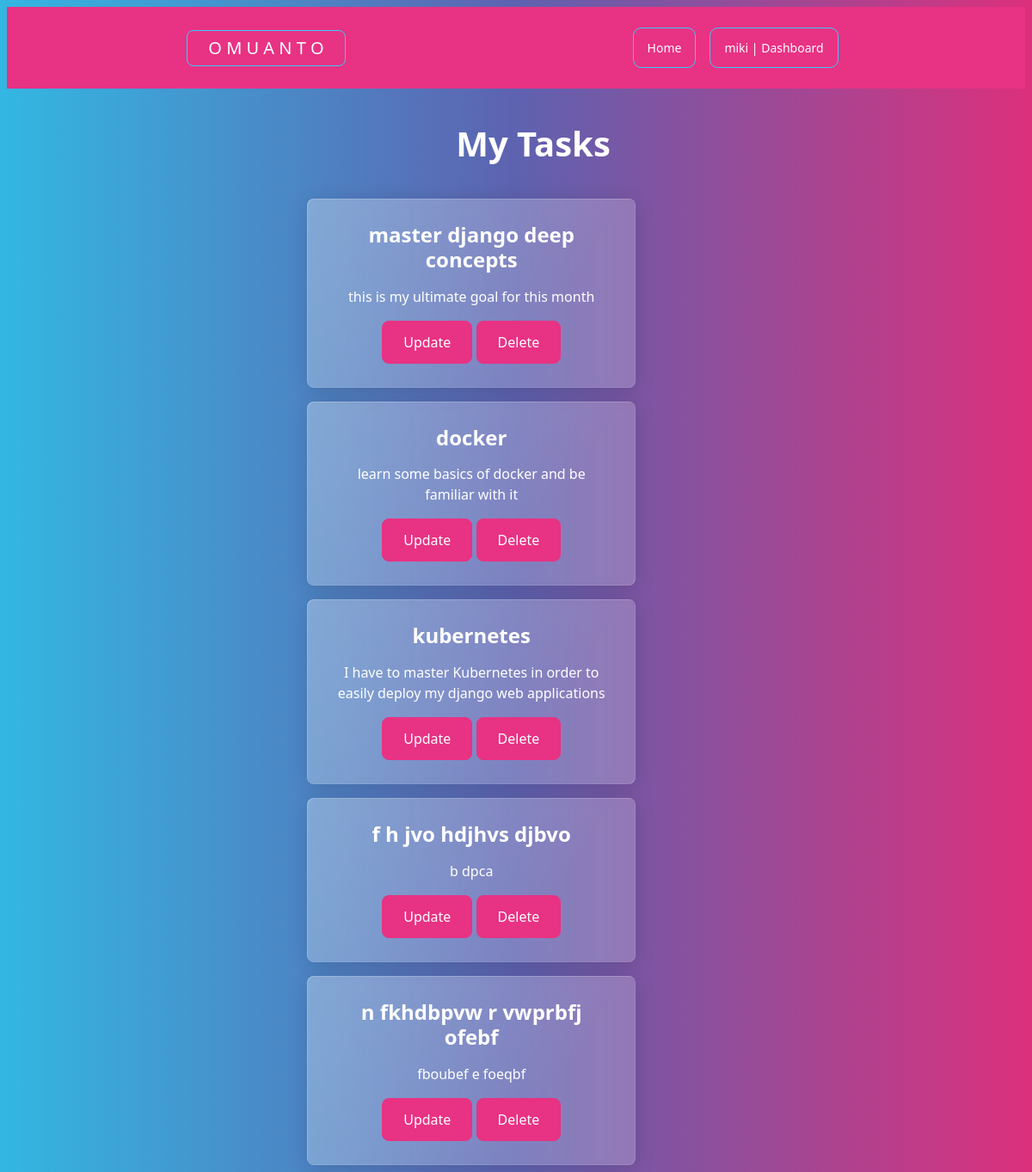
The page /viewtask/ (signed in) on the database as committed earlier.
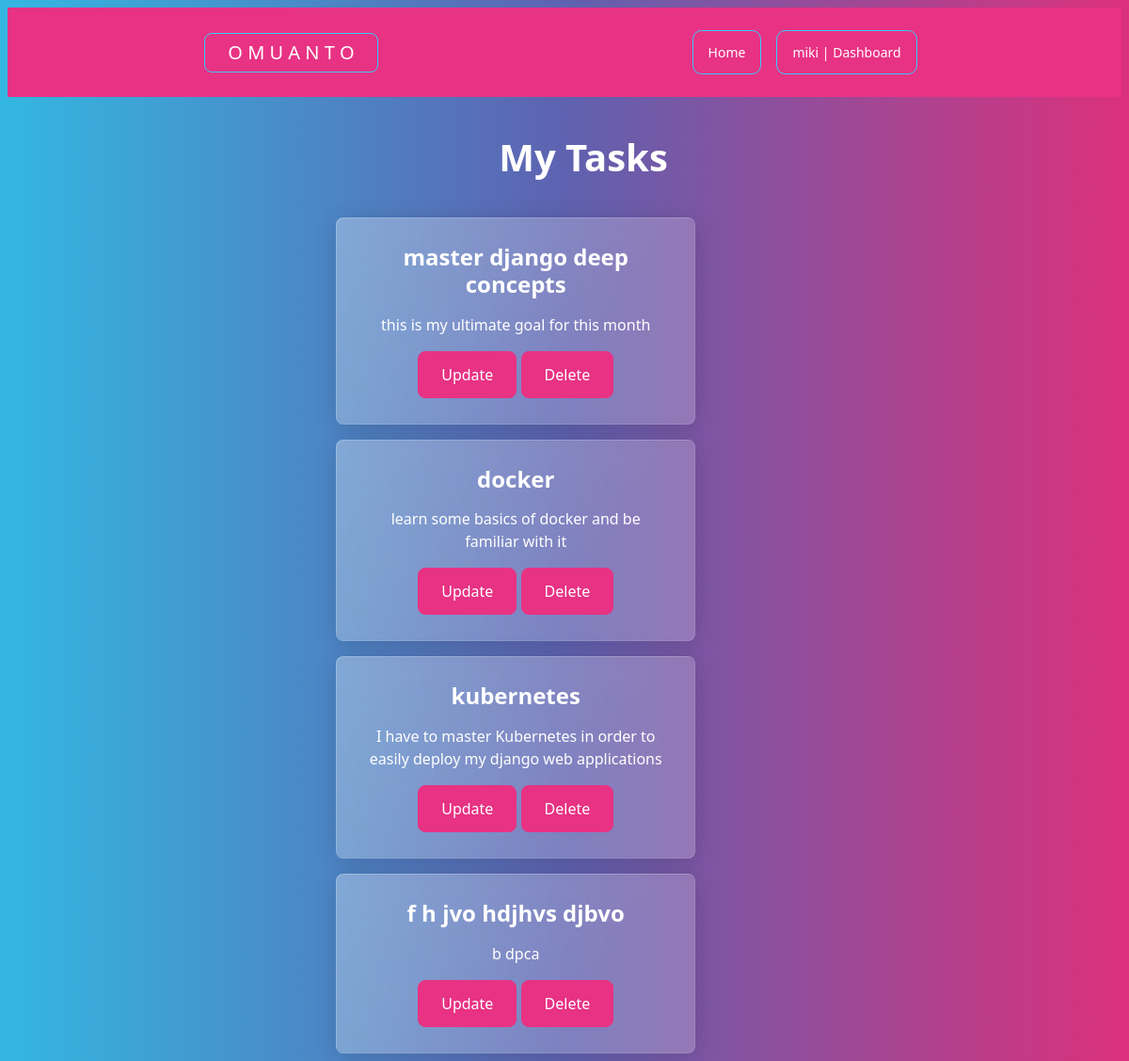
The same page on the database as committed later.
### mainapp/models.py (models this page shows, shortened)
class Task(models.Model):
    title = models.CharField(max_length=100, null=True)
    content = models.CharField(max_length=1000, null=True, blank=True)
    date_posted = models.TimeField(auto_now=True, null=True)
    user = models.ForeignKey(User, max_length=10, on_delete=models.CASCADE, null=True)

### mainapp/views.py (the view)
# urls.py: path("viewtask/", views.viewtask, name="viewtask"),
@login_required(login_url='login')
def viewtask(request):
    curr_user = request.user.id
    task = Task.objects.all().filter(user=curr_user)
    context = {'task': task}
    return render(request, 'profile/viewtask.html', context = context)

### templates/profile/viewtask.html (shortened to what this page needs)
{% extends 'base.html' %}
{% load static %}
{% block content %}
<!DOCTYPE html>
<html lang="en">
<head>
    <link rel="stylesheet" href="{% static 'css/style.css' %} ">
</head>
<body>
    <div class="container-fluid mx-auto row col-8">
        <div class="row">
            <h1 class="text-center m-3"> My Tasks </h1>
            {% for tsk in task %}
                <div class="mx-auto col-8">
                    <div class="col-sm-10">
                        <div class="card m-1 row">
                            <div class="card-body">
                                <h4 class="card-title">{{ tsk.title }}</h4>
                                    <p class="card-text">{{ tsk.content }}</p>
                                <a href="{% url 'updatetask' tsk.id %} " class="btn btn-primary">Update</a>
                                <a href="{% url 'deletetask' tsk.id %} " class="btn btn-primary">Delete</a>
                            </div>
                        </div>
                    </div>
                </div>
            {% endfor %}
        </div>
    </div>
</body>
</html>
{% endblock %}

Rows that differ between the two databases and show on the page:
removed Task: title "n fkhdbpvw r vwprbfj ofebf", content "fboubef e foeqbf"
